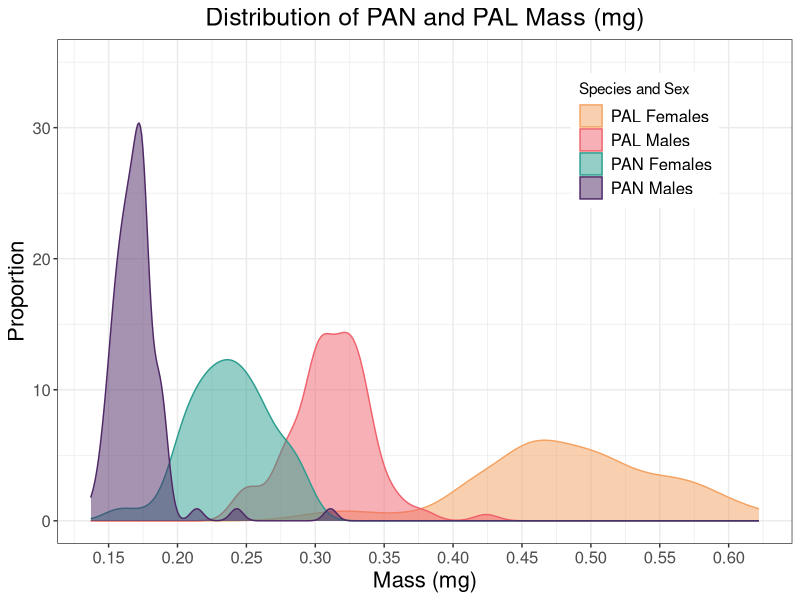

The R source for this figure: (Note: this script raises an error after producing the figure.)
## ---- chunk 1
knitr::opts_chunk$set(echo = TRUE, message = FALSE, warning = FALSE,
                      fig.align = 'centre', output.width = '70%', output.height = '50%')
# PACKAGES
library(tidyverse)

#Stats
library(AER) # dispersion test
library(car) # Anova, masked ‘package:dplyr’:recode ‘package:purrr’: some
library(multcomp) # glht function line 203

# output
library(knitr) #kable function

# Set up 
theme_masters <- theme_bw() + theme( 
   plot.title = element_text(hjust = 0.5, size = 18),
   text = element_text(size = 12),
   axis.text = element_text(size = 12),
          axis.title = element_text(size = 16),
   legend.text = element_text(size = 12),
        legend.background = element_rect(fill="white"),
        legend.position = "bottom",
    panel.grid = element_line(color = "gray94"), #grid
    strip.background = element_blank(),
          strip.text = element_text(size=11, face="bold")
   )

theme_set(theme_masters)
## ---- chunk 2
pan_pal <- read_csv("tidy_data/pan_pal.csv")
flymass_meta <- read_csv("tidy_data/flymass_meta.csv")
winners_losers <- read_csv("tidy_data/winners_losers.csv")
winners_losers_pair <- read_csv("tidy_data/winners_losers_pair.csv")

# temperature as a factor, again
temp_levels <- c("L", "M", "H")
flymass_meta$Temp <- factor(flymass_meta$Temp, levels =  temp_levels)
pan_pal$Temp <- factor(pan_pal$Temp, levels =  temp_levels)
winners_losers$Temp <- factor(winners_losers$Temp, levels =  temp_levels)
winners_losers_pair$Temp <- factor(winners_losers_pair$Temp, levels =  temp_levels)
## ---- chunk 3
glm_species_taa <- glm(total_ag_acts ~ Species, pan_pal, 
                       family = poisson())
summary(glm_species_taa)
dispersiontest(glm_species_taa, trafo = 1) # overdispersed
## ---- chunk 4
glm_species_taa <- glm(total_ag_acts ~ Species, pan_pal, family = quasipoisson())
summary(glm_species_taa)
Anova(glm_species_taa)
## ---- chunk 5
glm_species_taa_int <- glm(total_ag_acts ~ Species * Sex * Temp, pan_pal, 
                       family = poisson())
summary(glm_species_taa_int)
dispersiontest(glm_species_taa_int, trafo = 1) # overdispersed
## ---- chunk 6
glm_species_taa_int <- glm(total_ag_acts ~ Species * Sex * Temp, pan_pal, family = quasipoisson())
summary(glm_species_taa_int)
Anova(glm_species_taa_int, type = 3)
## ---- chunk 7
pan_pal_ag <- pan_pal %>% 
  pivot_longer(c(2, 4:7, 10), names_to = "ag_act", values_to = "Count") %>% 
 dplyr::select(Fly_Number, file_name, Letter, Sex, Temp, Species, 
        DurTTMoving, DurTTFeed, DurTTFencing,
         Mass, mass_dif, total_ag_acts, ag_act, Count) 

glm_species_ag_acts <- glm(Count ~ Species * ag_act, pan_pal_ag, 
                           family = poisson())
summary(glm_species_ag_acts)
dispersiontest(glm_species_ag_acts, trafo = 1)
## ---- chunk 8
glm_species_ag_acts_qp <- glm(Count ~ Species * ag_act, pan_pal_ag, family = quasipoisson())

summary(glm_species_ag_acts_qp)
Anova(glm_species_ag_acts_qp, type = 3)
## ---- chunk 9
glm_three_fp <- glm(fencing_presence ~ Species * Sex * Temp, pan_pal, family = binomial())
summary(glm_three_fp)
Anova(glm_three_fp, type =3)
## ---- chunk 10
glm_three_fc <- glm(DurNFencing ~ Species * Sex * Temp, pan_pal, 
                    family = poisson())
summary(glm_three_fc)
dispersiontest(glm_three_fc, trafo = 1) 
## ---- chunk 11
glm_three_fc <- glm(DurNFencing ~ Species * Sex * Temp, pan_pal, 
                    family = quasipoisson())
summary(glm_three_fc)
Anova(glm_three_fc, type = 3) 
## ---- chunk 12
glm_three_fc_ph <- glm(DurNFencing ~ Temp + Sex + Species, pan_pal, family = quasipoisson()) # no interaction thus add
summary(glht(glm_three_fc_ph, mcp(Temp = "Tukey"))) #multcomp package
## ---- chunk 13
glm_three_lsc <- glm(DurNLegShove ~ Species * Sex * Temp, pan_pal, family = poisson())
summary(glm_three_lsc)
dispersiontest(glm_three_lsc, trafo = 1) 
## ---- chunk 14
glm_three_lsc <- glm(DurNLegShove ~ Species * Sex * Temp, pan_pal, 
                     family = quasipoisson())
summary(glm_three_lsc)
Anova(glm_three_lsc, type = 3)
## ---- chunk 15
glm_three_wt <- glm(DurNWingThreat ~ Species * Sex * Temp, pan_pal, 
                    family = poisson())
summary(glm_three_wt)
Anova(glm_three_wt, type = 3) 
dispersiontest(glm_three_wt, trafo = 1) 
## ---- chunk 16
glm_three_wt <- glm(DurNWingThreat ~ Species * Sex * Temp, pan_pal, 
                    family = quasipoisson())
summary(glm_three_wt)
Anova(glm_three_wt, type = 3) 
## ---- chunk 17
glm_three_wt_ph <- glm(DurNFencing ~ Temp + Sex + Species, pan_pal, family = quasipoisson()) # no interaction thus add
summary(glht(glm_three_wt_ph, mcp(Temp = "Tukey")))
## ---- chunk 18
wilcox.test(winners_losers_pair$winsPAN, winners_losers_pair$winsPAL, paired = TRUE, 
            alternative = "two.sided") #two tailed test, null h0 is same
## ---- chunk 19
winners_losers_pair <- winners_losers_pair %>% 
  filter(!is.na(bouts))

resolve_fights_I <- cbind(winners_losers_pair$winsPAL, # total number fights PAL
    (winners_losers_pair$winsPAL + winners_losers_pair$winsPAN)) 
# total number fights won overall
#format of proportion

resolved_glm_I <- glm(resolve_fights_I ~ Sex * Temp, winners_losers_pair,
                    family = binomial()) 
# no species in analysis as output of fights
summary(resolved_glm_I)
Anova(resolved_glm_I, type = 3)
## ---- chunk 20
table_win_loss <- winners_losers_pair %>% 
  # group_by(Sex) %>% 
  dplyr::summarise("total bouts" = sum(bouts),
                   "wins overall" = sum(winsPAN + winsPAL),
                   "loses overall" = sum(losesPAN + losesPAL),
                   "total resolved" = sum(resolved),
                   "total draws" = sum(drawsPAL),
                   Panwin = sum(winsPAN),
                   Palwin = sum(winsPAL))
table_win_loss
## ---- chunk 21
flymass_meta %>% 
  unite(SpeciesSex, Species, Sex, sep = "_", remove = FALSE, na.rm = TRUE) %>%   
              # not the most elegant way of doing this
  ggplot(aes(x = Mass, fill = SpeciesSex, colour = SpeciesSex, na.rm = TRUE)) +
    geom_density(alpha = 0.5) +
    scale_fill_manual(name="Species and Sex", 
                      labels = c("PAL Females", "PAL Males", "PAN Females", "PAN Males"),
                    values = c("#F4A261", "#ef626c", "#2A9D8F", "#4E2966")) + #264653")) +
  scale_colour_manual(name="Species and Sex",
                      labels = c("PAL Females", "PAL Males", "PAN Females", "PAN Males"),
                      values = c("#F4A261", "#ef626c", "#2A9D8F", "#4E2966")) + #264653")) +
    labs(title = "Distribution of PAN and PAL Mass (mg)",
         x ="Mass (mg)", 
         y = "Proportion") + 
  ylim(0,35) + 
      scale_x_continuous(breaks = seq(0,0.7, by = 0.05)) +
  theme_bw() +
  theme(legend.position = c(0.8,0.8),
        plot.title = element_text(hjust = 0.5, size = 18),
          axis.text = element_text(size = 12),
          axis.title = element_text(size = 16),
          legend.text = element_text(size = 12),
        legend.background = element_rect(fill="white")
  )
## ---- chunk 22
flymass_sum <- flymass_meta %>%
  na_if(0.000) %>% #replace all values which are 0 with NA 
  group_by(Species, Sex) %>% 
  dplyr::summarise("sample size" = n(),
                   mean = mean(Mass, na.rm = TRUE),
            median = median(Mass, na.rm = TRUE),
            sd = sd(Mass, na.rm = TRUE),
            min = min(Mass, na.rm = TRUE),
            max = max(Mass, na.rm = TRUE),
            IQR = IQR(Mass, na.rm = TRUE)
            )
flymass_sum
## ---- chunk 23
# t-test of mass and Species
lm_mass_species <- lm(Mass ~ Species, data = flymass_meta)
summary(lm_mass_species)
Anova(lm_mass_species)
## ---- chunk 24
# t-test of mass and Species
lm_mass_species <- lm(Mass ~ Species * Sex, data = flymass_meta)
summary(lm_mass_species)
Anova(lm_mass_species)
## ---- chunk 25
glm_total_mass_ag <- glm(total_ag_acts ~ Mass * Species, pan_pal, family = poisson)
dispersiontest(glm_total_mass_ag, trafo =1)
summary(glm_total_mass_ag)
Anova(glm_total_mass_ag)
## ---- chunk 26
# species dif total ag acts
pan_pal %>% 
   filter(!is.na(Sex)) %>% 
  ggplot(aes (x = Species, y = total_ag_acts, fill = Species, colour = Species))+
    geom_violin(width=0.7, alpha = 0.5, length = 0.8) +
    geom_boxplot(width=0.1, color="Black", alpha=0.2, show.legend = FALSE,
                 outlier.colour = "#000000",  outlier.alpha = 1, 
                 outlier.shape = 8, outlier.size = 2) +
    scale_fill_manual(values = c("#264653", "#B75688")) + 
    scale_colour_manual(values = c("#264653", "#B75688")) +
      xlab("Species") + ylab("Total incidience of aggressive action") +
   theme_bw() +
        theme(panel.grid = element_line(color = "gray94"), #grid
              panel.grid.major.x = element_blank(),
              text = element_text(size = 12),
              plot.title = element_text(hjust = 0.5, size = 18),
          axis.text = element_text(size = 12),
          axis.title = element_text(size = 16),
          legend.text = element_text(size = 12),
          legend.background = element_rect(fill="white"),
          legend.position = c(0.90,0.87))
## ---- chunk 27
library(viridis)
pan_pal %>% 
   filter(!is.na(Sex)) %>% 
  ggplot(aes (x = Sex, y = total_ag_acts, fill = Sex, colour = Sex))+
    geom_violin(width=0.7, alpha = 0.2, length = 0.8) +
    geom_boxplot(width=0.1, color="Black", alpha=0.6, 
                 outlier.alpha = 1, outlier.color = "gray30") +
  facet_wrap(~Species) +
    scale_color_viridis(discrete = TRUE, option = "D", begin = 0.3, end = 0.7) + 
    scale_fill_viridis(discrete = TRUE, option = "D", begin = 0.3, end = 0.7) + 
    labs(title = "Total Number of Aggressive Behaviours") +
      xlab("Species") + ylab("Total incidience of aggressive action") +
   theme_bw() +
        theme(panel.grid = element_line(color = "gray94"), #grid
              panel.grid.major.x = element_blank(),
              text = element_text(size = 12),
              plot.title = element_text(hjust = 0.5, size = 18),
          axis.text = element_text(size = 12),
          axis.title = element_text(size = 16),
          legend.text = element_text(size = 12),
          legend.background = element_rect(fill="white"),
          legend.position = c(0.92,0.88))
# move the title text to the middle
## ---- chunk 28
plot_counts_ag_behaviour <- pan_pal %>% 
  rename("Body Shove" = DurNBodyShove, # relabel so nice
         "Fencing Bout" = DurNFencing,
         Headbutt = DurNHeadbutt,
         "Leg Shove" = DurNLegShove,
         "Lunge" = DurNLunge,
         "Wing Threat" = DurNWingThreat) %>% 
  pivot_longer(c(2, 4:7, 10), names_to = "ag_act", values_to = "Count") %>% 
  ggplot(aes(y = Count, x = ag_act, fill = Species)) +
 #     geom_col(position = "dodge", outlier.alpha = 1, outlier.color = "black") +
      geom_point(pch = 21, position = position_jitterdodge(jitter.height = 0.3, seed = 1),
               alpha = 1, size = 0.4, show.legend = FALSE, aes(colour = Species)) +
        geom_boxplot(alpha = 0.8, outlier.colour = "#000000", 
                     outlier.alpha = 1, outlier.shape = 8, outlier.size = 2) + 
    scale_fill_manual(values = c("#264653", "#B75688")) + 
    scale_colour_manual(values = c("#264653", "#B75688")) +
      labs(title = "Counts of Aggressive Behaviours for PAL and PAN",  
                  x = "Aggressive Behaviour",
                  y = "Total count") +
    scale_y_continuous(breaks = seq(0,25, by = 5)) +
    theme_masters +
        theme(panel.grid = element_line(color = "gray94"), #grid
              panel.grid.major.x = element_blank(),
          legend.position = c(0.92,0.88))
plot_counts_ag_behaviour
## ---- chunk 29
plot_counts_ag_behaviour_sex <- pan_pal %>% 
  rename("Body Shove" = DurNBodyShove, # relabel so nice
         "Fencing Bout" = DurNFencing,
         Headbutt = DurNHeadbutt,
         "Leg Shove" = DurNLegShove,
         "Lunge" = DurNLunge,
         "Wing Threat" = DurNWingThreat) %>% 
  pivot_longer(c(2, 4:7, 10), names_to = "ag_act", values_to = "Count") %>% 
  ggplot(aes(y = Count, x = ag_act, fill = Sex)) +
 #     geom_col(position = "dodge", outlier.alpha = 1, outlier.color = "black") +
      geom_point(pch = 21, position = position_jitterdodge(jitter.height = 0.3, seed = 1),
               alpha = 1, size = 0.4, show.legend = FALSE, aes(colour = Species)) +
        geom_boxplot(alpha = 0.8, outlier.colour = "#000000", 
                     outlier.alpha = 1, outlier.shape = 8, outlier.size = 2) + 
    scale_color_viridis(discrete = TRUE, option = "D", begin = 0.3, end = 0.7) + 
    scale_fill_viridis(discrete = TRUE, option = "D", begin = 0.3, end = 0.7) + 
      labs(title = "Counts of Aggressive Behaviours",  
                  x = "Aggressive Behaviour",
                  y = "Total count") +
  facet_wrap(~Species) +
    scale_y_continuous(breaks = seq(0,25, by = 5)) +
    theme_bw() +
        theme(panel.grid = element_line(color = "gray94"), #grid
              panel.grid.major.x = element_blank(),
              text = element_text(size = 12),
              plot.title = element_text(hjust = 0.5, size = 18),
          axis.text = element_text(size = 12, angle = 90),
          axis.title = element_text(size = 16),
          legend.text = element_text(size = 12),
          legend.background = element_rect(fill="white"),
          legend.position = c(0.92,0.88))
plot_counts_ag_behaviour_sex
## ---- chunk 30
plot_temp_bouts <- ggplot(pan_pal, aes(y = DurNFencing, x = Temp, fill = Temp)) +
  geom_violin(aes(colour = Temp), alpha = 0.7) +
  geom_boxplot(width = 0.2, colour = "gray30", alpha = 0.8,
               show.legend = FALSE, outlier.alpha = 0.6, outlier.color = "gray30") + 
  scale_fill_manual(name="Temperature", 
                    values = c("#2A9D8F", "#F4A261", "#ef626c")) + 
  scale_colour_manual(name="Temperature",
                      values = c("#2A9D8F", "#F4A261", "#ef626c")) + 
  facet_wrap(~Species) + # Remove to get overall pattern
  labs(title = "Number of fencing bouts at \ndifferent temperature", 
         x = "Temperature Treatment",
         y = "Number of fencing bouts") +
    scale_x_discrete(breaks=c("L", "M", "H"),
                      labels=c("Low\n21C", "Medium\n25C", "High\n30C")) +
  # scale breaks
 ylim(0,24) +
   # scale_y_continuous(breaks = seq(0,30, by = 5)) +
      theme_bw() +
      theme( text = element_text(size = 12),
              plot.title = element_text(hjust = 0.5, size = 18),
          axis.text = element_text(size = 12),
          axis.title = element_text(size = 16),
          legend.text = element_text(size = 12), 
              legend.position = "bottom",
            panel.grid = element_line(color = "gray94"), #grid
              panel.grid.major.x = element_blank(),
             strip.background = element_blank(),
          strip.text = element_text(size=11, face="bold"))
plot_temp_bouts
## ---- chunk 31
wins_label <-  winners_losers %>% 
  group_by(Species) %>% 
  summarise(wins = sum(wins))
  
plot_cursed_wins <- ggplot(winners_losers, aes(y = wins, colour = Species)) + 
  geom_boxplot(orientation = "x", aes(fill = Species), alpha = 0.3,
               width = 0.3) +
      scale_fill_manual(values = c("#264653", "#B75688")) + 
    scale_colour_manual(values = c("#264653", "#B75688")) +
    labs(title = "Total Wins per Species") + 
  xlab("Number of Wins") + ylab("Species") +
  ylim(0,13) +
  theme_bw() +
      theme(axis.text.x = element_blank(),
            panel.grid = element_line(color = "gray94"), #grid
              panel.grid.major.x = element_blank(),
        axis.ticks.x = element_blank(), 
          plot.title = element_text(hjust = 0.5, size = 18),
          axis.title = element_text(size = 16),
        text = element_text(size = 12),
          legend.text = element_text(size = 11),
          legend.background = element_rect(fill="white"),
          legend.position = c(0.8,0.85))
plot_cursed_wins
## ---- chunk 32
prop_perc <- winners_losers %>%
  group_by(Species, Sex) %>% 
  filter(Species == "PAL") %>% 
      dplyr::summarise(win = sum(wins)/sum(bouts),
                       loss = sum(loses)/sum(bouts),
                       draw = sum(draws)/sum(bouts)) %>% 
      pivot_longer(c(win,loss,draw), names_to = "outcome", values_to = "percent")

  # THE GRAPH
## ---- chunk 33
# THE GRAPH
  ggplot(prop_perc, aes(y = Sex, x = percent, fill = outcome)) + 
  geom_col(position = "fill", colour = "#264653") +
    scale_fill_manual(name="Fight Outcome", 
                    values = c("#F4A261", "#ef626c", "#2A9D8F"))+ 
    labs(title = "Outcome of Fencing Bouts",
         x = "Percentage (%)",
           y = "Sex") +
    scale_x_continuous(labels = scales::percent) +
    scale_y_discrete(breaks=c("F", "M"),
                      labels=c("Females", "Males")) +
      theme_classic() +
      theme(panel.grid = element_blank(), #grid
        axis.ticks.y = element_blank(), 
        axis.text.y = element_text(size = 13, face = "bold"),
                axis.text.x = element_text(size = 12),
          plot.title = element_text(hjust = 0.5, size = 18),
          axis.title = element_text(size = 16, margin = margin(2,2,2,2, unit = "cm")),
          text = element_text(size = 12),
          legend.title = element_text(size = 12, face = "bold"),
          legend.text = element_text(size = 11),
          legend.background = element_rect(fill="white"),
          legend.position = "top"
          )
## ---- chunk 34
kable(prop_perc[2:4], col.names = c("Sex", "Outcome", "Proportion"))
## ---- chunk 35
plot_massdistribution <- flymass_meta %>% 
  unite(SpeciesSex, Species, Sex, sep = "_", remove = FALSE, na.rm = TRUE) %>%   
              # not the most elegant way of doing this
  ggplot(aes(x = Mass, fill = SpeciesSex, colour = SpeciesSex, na.rm = TRUE)) +
    geom_density(alpha = 0.5) +
    scale_fill_manual(name="Species and Sex", 
                      labels = c("PAL Females", "PAL Males", "PAN Females", "PAN Males"),
                    values = c("#F4A261", "#ef626c", "#2A9D8F", "#4E2966")) + #264653")) +
  scale_colour_manual(name="Species and Sex",
                      labels = c("PAL Females", "PAL Males", "PAN Females", "PAN Males"),
                      values = c("#F4A261", "#ef626c", "#2A9D8F", "#4E2966")) + #264653")) +
    labs(title = "Distribution of PAN and PAL Mass (mg)",
         x ="Mass (mg)", 
         y = "Proportion") + 
  ylim(0,35) + 
      scale_x_continuous(breaks = seq(0,0.7, by = 0.05)) +
  theme_bw() +
  theme(legend.position = c(0.8,0.8),
        plot.title = element_text(hjust = 0.5, size = 18),
          axis.text = element_text(size = 12),
          axis.title = element_text(size = 16),
          legend.text = element_text(size = 12),
        legend.background = element_rect(fill="white")
  )
plot_massdistribution
